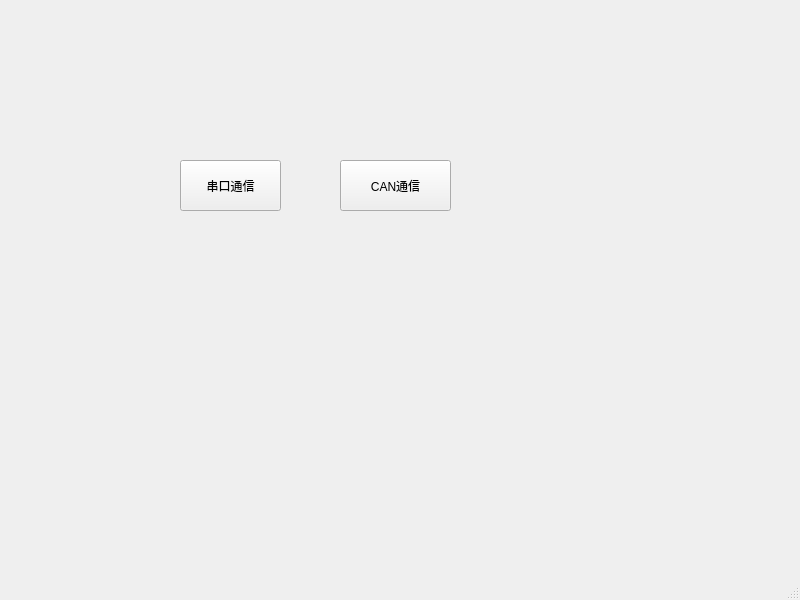
<?xml version="1.0" encoding="UTF-8"?>
<ui version="4.0">
 <class>MainWindow</class>
 <widget class="QMainWindow" name="MainWindow">
  <property name="geometry">
   <rect>
    <x>0</x>
    <y>0</y>
    <width>800</width>
    <height>600</height>
   </rect>
  </property>
  <property name="windowTitle">
   <string>MainWindow</string>
  </property>
  <widget class="QWidget" name="centralwidget">
   <widget class="QPushButton" name="serialButton">
    <property name="geometry">
     <rect>
      <x>180</x>
      <y>160</y>
      <width>101</width>
      <height>51</height>
     </rect>
    </property>
    <property name="text">
     <string>串口通信</string>
    </property>
   </widget>
   <widget class="QPushButton" name="pushButton_2">
    <property name="geometry">
     <rect>
      <x>340</x>
      <y>160</y>
      <width>111</width>
      <height>51</height>
     </rect>
    </property>
    <property name="text">
     <string>CAN通信</string>
    </property>
   </widget>
  </widget>
  <widget class="QMenuBar" name="menubar">
   <property name="geometry">
    <rect>
     <x>0</x>
     <y>0</y>
     <width>800</width>
     <height>21</height>
    </rect>
   </property>
  </widget>
  <widget class="QStatusBar" name="statusbar"/>
 </widget>
 <resources/>
 <connections/>
</ui>
